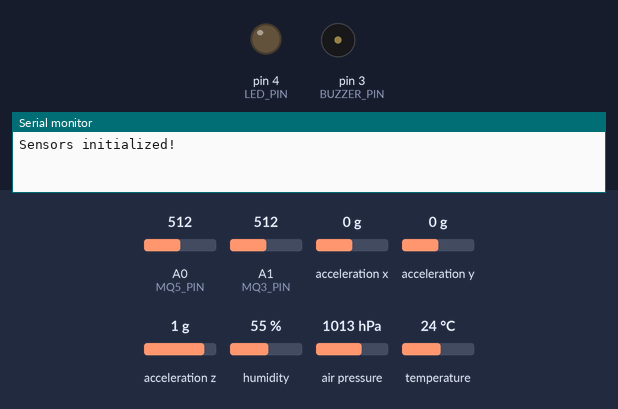
Recording of a sketch running on a simulated Arduino Uno, built with avr-gcc and run on an emulated ATmega328P. On the bench: output pins drawn as LEDs (lit = HIGH), buzzer (waves = sounding), the last lines printed to the serial monitor. The test bench sets the inputs (shaded band); at power-on: A0 (MQ5_PIN) = 512, A1 (MQ3_PIN) = 512, acceleration x 0 g, acceleration y 0 g, acceleration z 1 g, humidity 55 %, air pressure 1013 hPa, temperature 24 °C.

Above: at 0.02 s.
At 0.3 s:
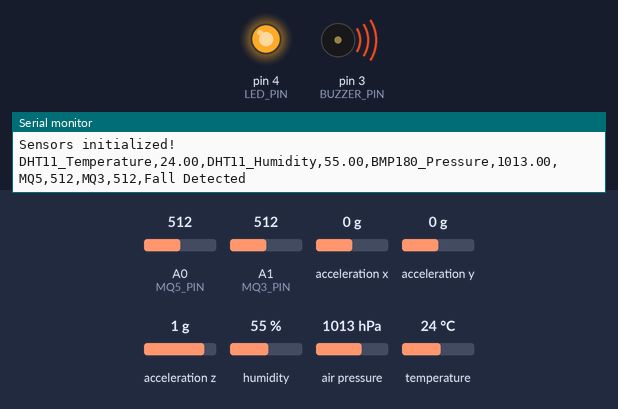
Timing chart, 0 to 3.0 s (numbered marks = the images above):
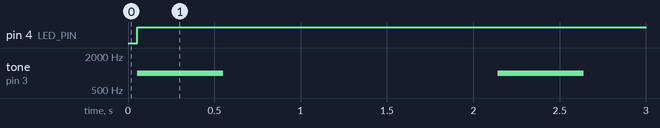

Measured:
- by itself, pin 4 (LED_PIN): LOW → HIGH at 0.05 s
- by itself, tone on pin 3 (BUZZER_PIN): alternates 1000 Hz for 0.50 s and silent for 1.6 s

The sketch:

Final_Project.ino
```cpp
#include <Wire.h>
#include <Adafruit_Sensor.h>
#include <Adafruit_ADXL345_U.h>
#include <Adafruit_BMP085_U.h>
#include <DHT.h>

// Sensor Pins
#define MQ5_PIN A0
#define MQ3_PIN A1
#define DHT_PIN 2
#define BUZZER_PIN 3
#define LED_PIN 4  // Define LED pin

// Thresholds
#define MQ5_THRESHOLD 100
#define MQ3_THRESHOLD 300
#define DHT11_TEMP_THRESHOLD 40
#define DHT11_HUMIDITY_THRESHOLD 90
#define BMP180_PRESSURE_THRESHOLD 1100
#define FALL_THRESHOLD_X -10
#define FALL_THRESHOLD_Y -1.55
#define FALL_THRESHOLD_Z 50

// Buzzer frequencies for different alerts
#define BUZZER_TEMP 500
#define BUZZER_HUMIDITY 600
#define BUZZER_PRESSURE 700
#define BUZZER_MQ5 800
#define BUZZER_MQ3 900
#define BUZZER_FALL 1000

// Create sensor objects
Adafruit_ADXL345_Unified accel = Adafruit_ADXL345_Unified(12345);
Adafruit_BMP085_Unified bmp = Adafruit_BMP085_Unified(10085);
DHT dht(DHT_PIN, DHT11);

void setup() {
  Serial.begin(9600);
  pinMode(BUZZER_PIN, OUTPUT);
  pinMode(LED_PIN, OUTPUT);  // Initialize LED pin

  // Initialize ADXL345
  if(!accel.begin()) {
    Serial.println("No ADXL345 detected ... Check your wiring!");
    while(1);
  }
  accel.setRange(ADXL345_RANGE_16_G);

  // Initialize BMP180
  if(!bmp.begin()) {
    Serial.print("No BMP180 detected ... Check your wiring!");
    while(1);
  }

  // Initialize DHT11
  dht.begin();

  Serial.println("Sensors initialized!");
}

void loop() {
  String data = "";
  bool alert = false;

  // Read DHT11 temperature and humidity
  float dhtTemperature = dht.readTemperature();
  float humidity = dht.readHumidity();
  if (!isnan(dhtTemperature) && !isnan(humidity)) {
    data += "DHT11_Temperature," + String(dhtTemperature);
    data += ",DHT11_Humidity," + String(humidity);
    if (dhtTemperature > DHT11_TEMP_THRESHOLD) {
      tone(BUZZER_PIN, BUZZER_TEMP, 500);
      alert = true;
    }
    if (humidity > DHT11_HUMIDITY_THRESHOLD) {
      tone(BUZZER_PIN, BUZZER_HUMIDITY, 500);
      alert = true;
    }
  } else {
    Serial.println("Failed to read from DHT sensor!");
  }

  // Read BMP180 pressure
  sensors_event_t pressureEvent;
  bmp.getEvent(&pressureEvent);
  if (pressureEvent.pressure) {
    data += ",BMP180_Pressure," + String(pressureEvent.pressure);
    if (pressureEvent.pressure > BMP180_PRESSURE_THRESHOLD) {
      tone(BUZZER_PIN, BUZZER_PRESSURE, 500);
      alert = true;
    }
  }

  // Read MQ5
  int mq5Value = analogRead(MQ5_PIN);
  data += ",MQ5," + String(mq5Value);
  if (mq5Value > MQ5_THRESHOLD) {
    tone(BUZZER_PIN, BUZZER_MQ5, 500);
    alert = true;
  }

  // Read MQ3
  int mq3Value = analogRead(MQ3_PIN);
  data += ",MQ3," + String(mq3Value);
  if (mq3Value > MQ3_THRESHOLD) {
    tone(BUZZER_PIN, BUZZER_MQ3, 500);
    alert = true;
  }

  // Read ADXL345 for fall detection and get x, y, z values
  sensors_event_t event;
  accel.getEvent(&event);

  float x = event.acceleration.x;
  float y = event.acceleration.y;
  float z = event.acceleration.z;

  // Check for fall detection
  if (x > FALL_THRESHOLD_X || y > FALL_THRESHOLD_Y || z > FALL_THRESHOLD_Z) {
    data += ",Fall Detected";
    tone(BUZZER_PIN, BUZZER_FALL, 500);
    digitalWrite(LED_PIN, HIGH);  // Turn on LED
    alert = true;
  }

  // If no alert was triggered, turn off the buzzer and LED
  if (!alert) {
    noTone(BUZZER_PIN);
    digitalWrite(LED_PIN, LOW);  // Turn off LED
  }

  Serial.println(data);
  delay(2000);
}
```
